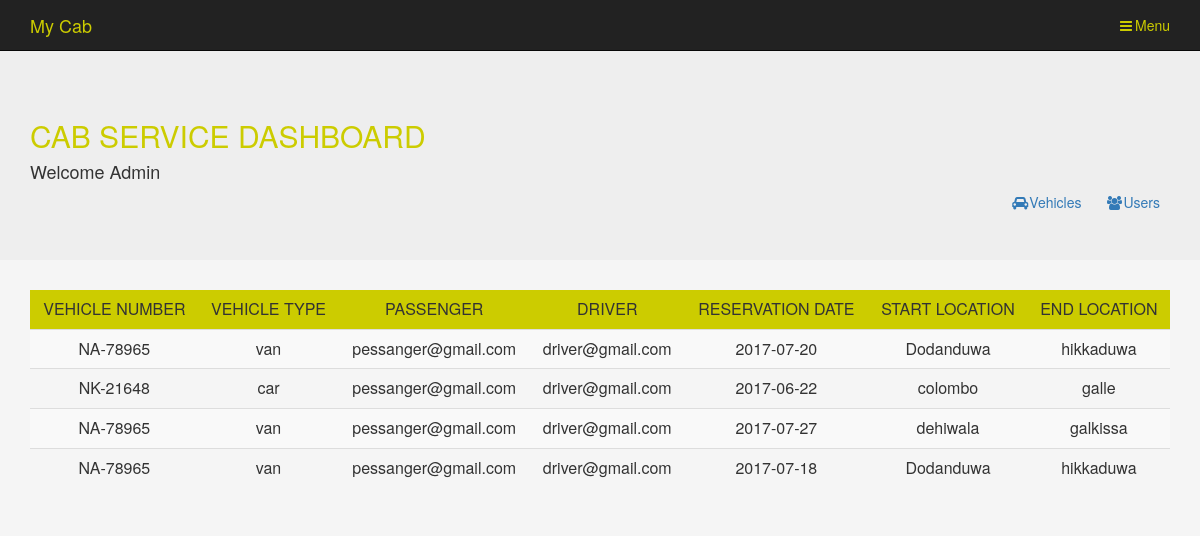
/dashboardAdmin.php, run on the app's committed database.
### tables this page shows
CREATE TABLE `reservation` (
  `ID` bigint(20) NOT NULL,
  `PASSENGER_EMAIL` varchar(500) NOT NULL,
  `VEHICLE_ID` varchar(200) NOT NULL,
  `START_POINT` varchar(200) NOT NULL,
  `END_POINT` varchar(200) NOT NULL,
  `BOOK_DATE` date NOT NULL
);

CREATE TABLE `vehicle` (
  `NUMBER` varchar(200) NOT NULL,
  `DRIVER_EMAIL` varchar(500) NOT NULL,
  `TYPE` varchar(200) NOT NULL,
  `NO_OF_SEATS` varchar(200) NOT NULL
);

### dashboardAdmin.php (the view, shortened to what this page needs)
<?php
$conn = OpenCon();
$query = "SELECT * FROM RESERVATION";
mysqli_query($conn, $query) or die('Error querying database.');
$result = mysqli_query($conn, $query);
?>
<head>
    <link href="res/css/bootstrap.css" rel="stylesheet">
    <link href="res/css/font-awesome.css" rel="stylesheet">
</head>
<body style="background-color: whitesmoke">
    <div class="navbar navbar-inverse navbar-static-top" style="margin-bottom: 0">
        <div class="container">
            <div class="navbar-header">
                <a style="color: #cccc00" class="navbar-brand" href="index.php">My Cab</a>
            </div>
            <ul class="nav navbar-nav navbar-right">
                <li class="dropdown">
                    <a style="color: #cccc00" class="dropdown-toggle" data-toggle="dropdown" href="">
                        <i class="fa fa-bars fa-fw"></i>Menu
                    </a>
                </li>
            </ul>
        </div>
    </div>
    <div class="jumbotron">
        <div class="container">
            <h2 class="text-uppercase"><a href="dashboardAdmin.php" style="text-decoration: none; color: #cccc00">Cab Service Dashboard</a></h2>
            <h4>Welcome Admin <small><?php echo $_COOKIE['loginUser']; ?></small></h4>
            <div class="pull-right">
                <a style="padding: 10px;" href="vehical/vehicals.php"><i class="fa fa-car fa-fw"></i>Vehicles</a>
                <a style="padding: 10px;" href="user/users.php"><i class="fa fa-users fa-fw"></i>Users</a>
            </div>
        </div>
    </div>
    <div class="container">
        <div class="row">
            <div class="col-lg-12 col-xs-12 col-md-12 col-sm-12">
                <table class="table table-striped table-hover table-responsive text-center">
                    <thead>
                        <tr class="text-uppercase" style="background-color: #cccc00">
                            <td class="text-center">Vehicle Number</td>
                            <td class="text-center">Vehicle Type</td>
                            <td class="text-center">Passenger</td>
                            <td class="text-center">Driver</td>
                            <td class="text-center">Reservation Date</td>
                            <td class="text-center">Start Location</td>
                            <td class="text-center">End Location</td>
                        </tr>
                    </thead>
                    <tbody>
                        <?php while ($row = mysqli_fetch_array($result)) { ?>
                            <?php
                            $query = "SELECT * FROM VEHICLE WHERE NUMBER='" . $row['VEHICLE_ID'] . "'";
                            mysqli_query($conn, $query) or die('Error querying database.');
                            $resultVehicle = mysqli_query($conn, $query);
                            while ($row2 = mysqli_fetch_array($resultVehicle)) {
                                ?>
                                <tr>
                                    <td><?php echo $row['VEHICLE_ID']; ?></td>
                                    <td><?php echo $row2['TYPE']; ?></td>
                                    <td><?php echo $row['PASSENGER_EMAIL']; ?></td>
                                    <td><?php echo $row2['DRIVER_EMAIL']; ?></td>
                                    <td><?php echo $row['BOOK_DATE']; ?></td>
                                    <td><?php echo $row['START_POINT']; ?></td>
                                    <td><?php echo $row['END_POINT']; ?></td>
                                </tr>
                                <?php
                            }
                        }
                        ?>
                    </tbody>
                </table>
            </div>
        </div>
    </div>
</body>
</html>

### data on the page
reservation: VEHICLE_ID "NA-78965", PASSENGER_EMAIL "pessanger@gmail.com", BOOK_DATE "2017-07-20", START_POINT "Dodanduwa", END_POINT "hikkaduwa"
vehicle: TYPE "van", DRIVER_EMAIL "driver@gmail.com"
reservation: VEHICLE_ID "NK-21648", PASSENGER_EMAIL "pessanger@gmail.com", BOOK_DATE "2017-06-22", START_POINT "colombo", END_POINT "galle"
vehicle: TYPE "car", DRIVER_EMAIL "driver@gmail.com"
reservation: VEHICLE_ID "NA-78965", PASSENGER_EMAIL "pessanger@gmail.com", BOOK_DATE "2017-07-27", START_POINT "dehiwala", END_POINT "galkissa"
reservation: VEHICLE_ID "NA-78965", PASSENGER_EMAIL "pessanger@gmail.com", BOOK_DATE "2017-07-18", START_POINT "Dodanduwa", END_POINT "hikkaduwa"
